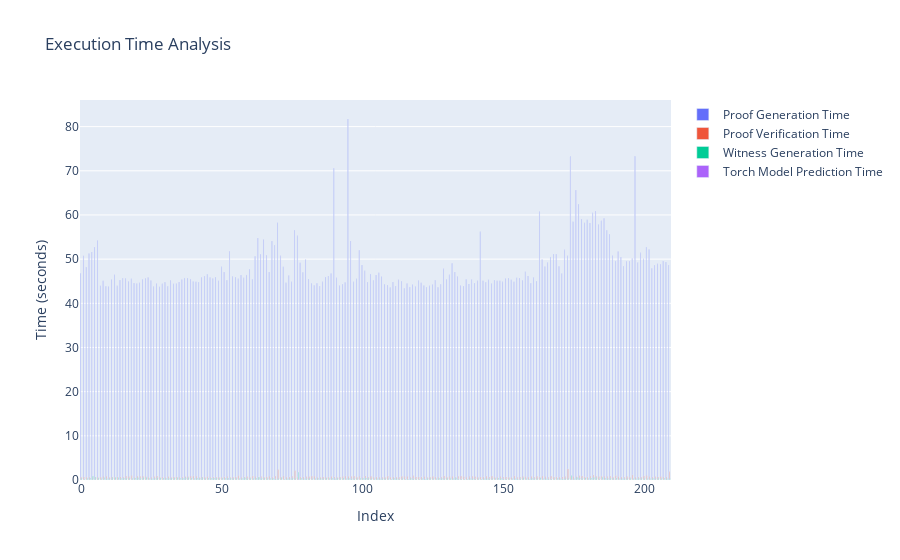
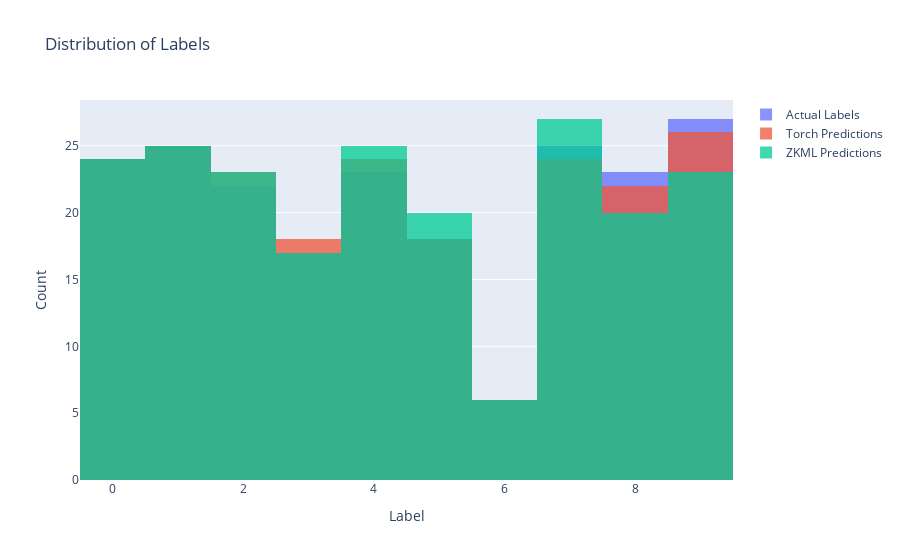

The cell these charts' notebook holds for them, in order:
### Code cell
import pandas as pd
import numpy as np
from sklearn.metrics import accuracy_score, precision_score, recall_score, f1_score, roc_curve, auc
import plotly.graph_objects as go
import plotly.express as px

# # Load the CSV data into a DataFrame
# data = pd.read_csv("performance_data.csv")

# Accuracy, Precision, Recall, F1 Score for Torch model
accuracy_torch = accuracy_score(data['actual_label'], data['torch_model_prediction'])
precision_torch = precision_score(data['actual_label'], data['torch_model_prediction'], average='macro')
recall_torch = recall_score(data['actual_label'], data['torch_model_prediction'], average='macro')
f1_torch = f1_score(data['actual_label'], data['torch_model_prediction'], average='macro')

# Accuracy, Precision, Recall, F1 Score for ZKML model
accuracy_zkml = accuracy_score(data['actual_label'], data['ZKML_preredicted_label'])
precision_zkml = precision_score(data['actual_label'], data['ZKML_preredicted_label'], average='macro')
recall_zkml = recall_score(data['actual_label'], data['ZKML_preredicted_label'], average='macro')
f1_zkml = f1_score(data['actual_label'], data['ZKML_preredicted_label'], average='macro')

# Print the metrics
print("Torch Model - Accuracy:", accuracy_torch, "Precision:", precision_torch, "Recall:", recall_torch, "F1 Score:", f1_torch)
print("ZKML Model - Accuracy:", accuracy_zkml, "Precision:", precision_zkml, "Recall:", recall_zkml, "F1 Score:", f1_zkml)

# Execution Time Analysis
fig = go.Figure()
fig.add_trace(go.Bar(x=data.index, y=data['proof_generation_time'], name='Proof Generation Time'))
fig.add_trace(go.Bar(x=data.index, y=data['proof_verification_time'], name='Proof Verification Time'))
fig.add_trace(go.Bar(x=data.index, y=data['witness_generation_time'], name='Witness Generation Time'))
fig.add_trace(go.Bar(x=data.index, y=data['torch_model_predict_time'], name='Torch Model Prediction Time'))
fig.update_layout(barmode='group', title='Execution Time Analysis', xaxis_title='Index', yaxis_title='Time (seconds)')
fig.show()

# Distribution of Labels
fig = go.Figure()
fig.add_trace(go.Histogram(x=data['actual_label'], name='Actual Labels'))
fig.add_trace(go.Histogram(x=data['torch_model_prediction'], name='Torch Predictions'))
fig.add_trace(go.Histogram(x=data['ZKML_preredicted_label'], name='ZKML Predictions'))
fig.update_layout(barmode='overlay', title='Distribution of Labels', xaxis_title='Label', yaxis_title='Count')
fig.update_traces(opacity=0.75)
fig.show()

# ROC Curve and AUC
def plot_roc_curve(y_true, y_pred, title):
    fpr, tpr, _ = roc_curve(y_true, y_pred, pos_label=1)
    roc_auc = auc(fpr, tpr)
    
    fig = go.Figure()
    fig.add_trace(go.Scatter(x=fpr, y=tpr, mode='lines', name=f'ROC curve (area = {roc_auc:.2f})'))
    fig.add_trace(go.Scatter(x=[0, 1], y=[0, 1], mode='lines', name='Random guess', line=dict(dash='dash')))
    fig.update_layout(title=title, xaxis_title='False Positive Rate', yaxis_title='True Positive Rate')
    fig.show()

# # Plot ROC curves for both models
# plot_roc_curve(data['actual_label'], data['torch_model_prediction'], "ROC Curve for Torch Model")
# plot_roc_curve(data['actual_label'], data['ZKML_preredicted_label'], "ROC Curve for ZKML Model")

### Figure 1 — Plotly figure (JSON) as saved in the notebook; plotly's stock layout.template omitted (floating-point values rounded to 4 significant figures; data arrays with more than 128 entries replaced by an {"elided": "..."} marker saying what was removed)
{"data": [{"name": "Proof Generation Time", "type": "bar", "x": {"elided": "210 int values"}, "y": {"elided": "210 float values"}}, {"name": "Proof Verification Time", "type": "bar", "x": {"elided": "210 int values"}, "y": {"elided": "210 float values"}}, {"name": "Witness Generation Time", "type": "bar", "x": {"elided": "210 int values"}, "y": {"elided": "210 float values"}}, {"name": "Torch Model Prediction Time", "type": "bar", "x": {"elided": "210 int values"}, "y": {"elided": "210 float values"}}], "layout": {"barmode": "group", "title": {"text": "Execution Time Analysis"}, "xaxis": {"title": {"text": "Index"}}, "yaxis": {"title": {"text": "Time (seconds)"}}}}

### Figure 2 — Plotly figure (JSON) as saved in the notebook; plotly's stock layout.template omitted (floating-point values rounded to 4 significant figures; data arrays with more than 128 entries replaced by an {"elided": "..."} marker saying what was removed)
{"data": [{"name": "Actual Labels", "opacity": 0.75, "type": "histogram", "x": {"elided": "210 int values"}}, {"name": "Torch Predictions", "opacity": 0.75, "type": "histogram", "x": {"elided": "210 int values"}}, {"name": "ZKML Predictions", "opacity": 0.75, "type": "histogram", "x": {"elided": "210 int values"}}], "layout": {"barmode": "overlay", "title": {"text": "Distribution of Labels"}, "xaxis": {"title": {"text": "Label"}}, "yaxis": {"title": {"text": "Count"}}}}
